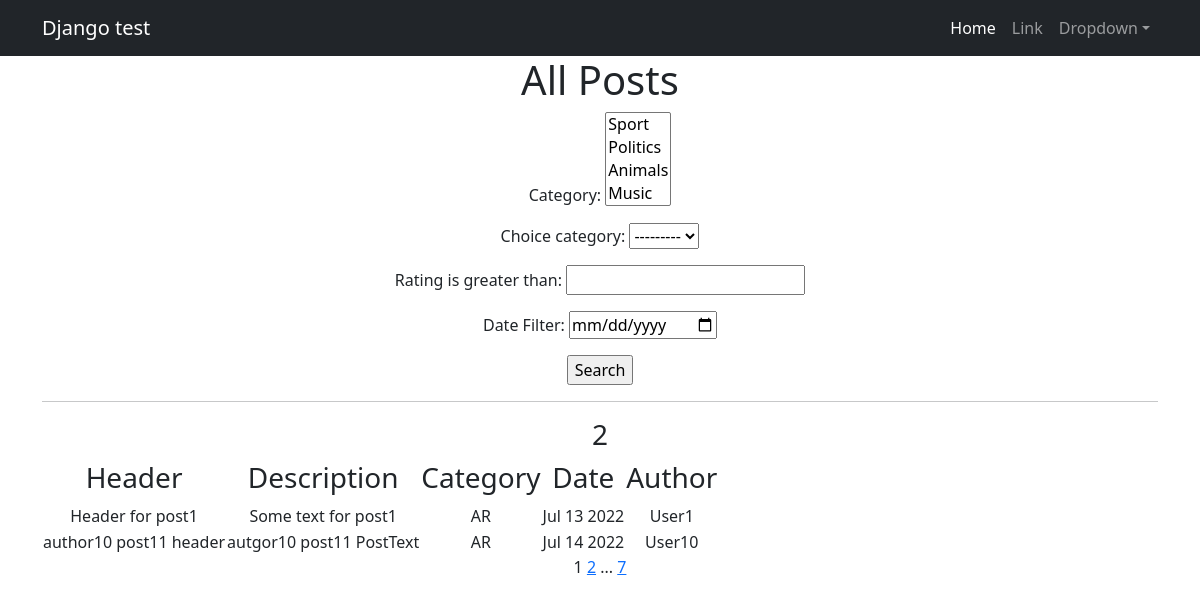
The page /posts/news/search on the database as committed earlier.
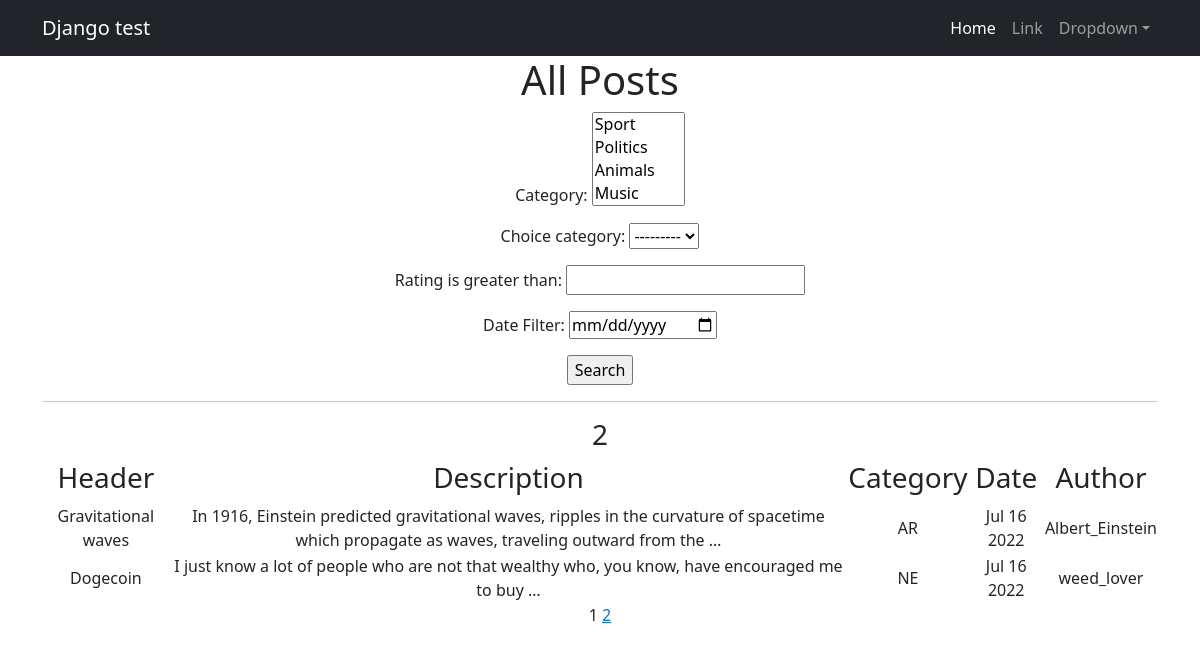
The same page on the database as committed later.
### newsportal/models.py (models this page shows, shortened)
class Post(models.Model):
    author = models.ForeignKey(Author, on_delete=models.CASCADE)
    choice_category = models.CharField(max_length=2, choices=CATEGORY_NAME)
    date_time_auto = models.DateTimeField(auto_now_add=True)
    category = models.ManyToManyField(Category, through='PostCategory')
    header_news = models.CharField(max_length=155)
    post_text = models.TextField()
    rating = models.IntegerField(default=0)

class Author(models.Model):
    user = models.OneToOneField(User, on_delete=models.CASCADE)
    rating = models.IntegerField(default=0)

### newsportal/views.py (the view)
# urls.py: path('news/search', PostSearch.as_view(), name='post_list'),
class PostSearch(ListView):
    model = Post
    ordering = '-rating'
    template_name = 'search_post.html'
    context_object_name = 'posts'
    paginate_by = 2
    def get_queryset(self):
        queryset = super().get_queryset()
        self.filterset = PostFilter(self.request.GET, queryset)
        return self.filterset.qs
    def get_context_data(self, **kwargs):
        context = super().get_context_data(**kwargs)
        context['filterset'] = self.filterset
        return context

### newsportal/models.py (called while the page is built)
    def __str__(self):
        return self.category_name

### newsportal/templatetags/poll_extras.py (called while the page is built)
@register.filter()
def censor(value):
    censored_value = ' '.join(f"{i[0]}***" if i in bad_words else i for i in value.split())
    return censored_value

### templates/search_post.html (shortened to what this page needs)
{% extends 'newsportal/default.html' %}
{% load poll_extras %}
{% block content %}
<h1>All Posts</h1>
   <form action="" method="get">
       {{ filterset.form.as_p }}
       <input type="submit" value="Search" />
   </form>
    <hr>
   <h3>{{ posts|length }}</h3>
    {% if posts %}
       <table>
           <tr>
               <td><h3>Header</h3></td>
               <td><h3>Description</h3></td>
               <td><h3>Category</h3></td>
               <td><h3>Date</h3></td>
               <td><h3>Author</h3></td>
           </tr>
           {% for post in posts %}
           <tr>
               <td>{{ post.header_news }}</td>
               <td>{{ post.post_text | truncatewords:20 | censor }}</td>
               <td>{{ post.choice_category }}</td>
               <td>{{ post.date_time_auto| date:'M d Y' }}</td>
               <td>{{ post.author.user.username }}</td>
           </tr>
           {% endfor %}
       </table>
   {% else %}
       <h2>No posts yet.</h2>
   {% endif %}
    {{ page_obj.number }}
   {% if page_obj.has_next %}
       <a href="?page={{ page_obj.next_page_number }}">{{ page_obj.next_page_number }}</a>
       {% if paginator.num_pages != page_obj.next_page_number %}
           ...
           <a href="?page={{ page_obj.paginator.num_pages }}">{{ page_obj.paginator.num_pages }}</a>
       {% endif %}
   {% endif %}
{% endblock content %}

Rows that differ between the two databases and show on the page:
removed Post: header_news "Header for post1", post_text|censor "Some text for post1", choice_category "AR", date_time_auto "Jul 13 2022", author.user.username "User1"
removed Post: header_news "author10 post11 header", post_text|censor "autgor10 post11 PostText", choice_category "AR", date_time_auto "Jul 14 2022", author.user.username "User10"
added Post: header_news "Gravitational waves", post_text|censor "In 1916, Einstein predicted gravitational waves, ripples in the curvature of spacetime which propagate as waves, traveling outward from the …", choice_category "AR", date_time_auto "Jul 16 2022", author.user.username "Albert_Einstein"
added Post: header_news "Dogecoin", post_text|censor "I just know a lot of people who are not that wealthy who, you know, have encouraged me to buy …", choice_category "NE", date_time_auto "Jul 16 2022", author.user.username "weed_lover"
Other text that changed with them:
{{ page_obj.paginator.num_pages }}: "7" → (not shown)
